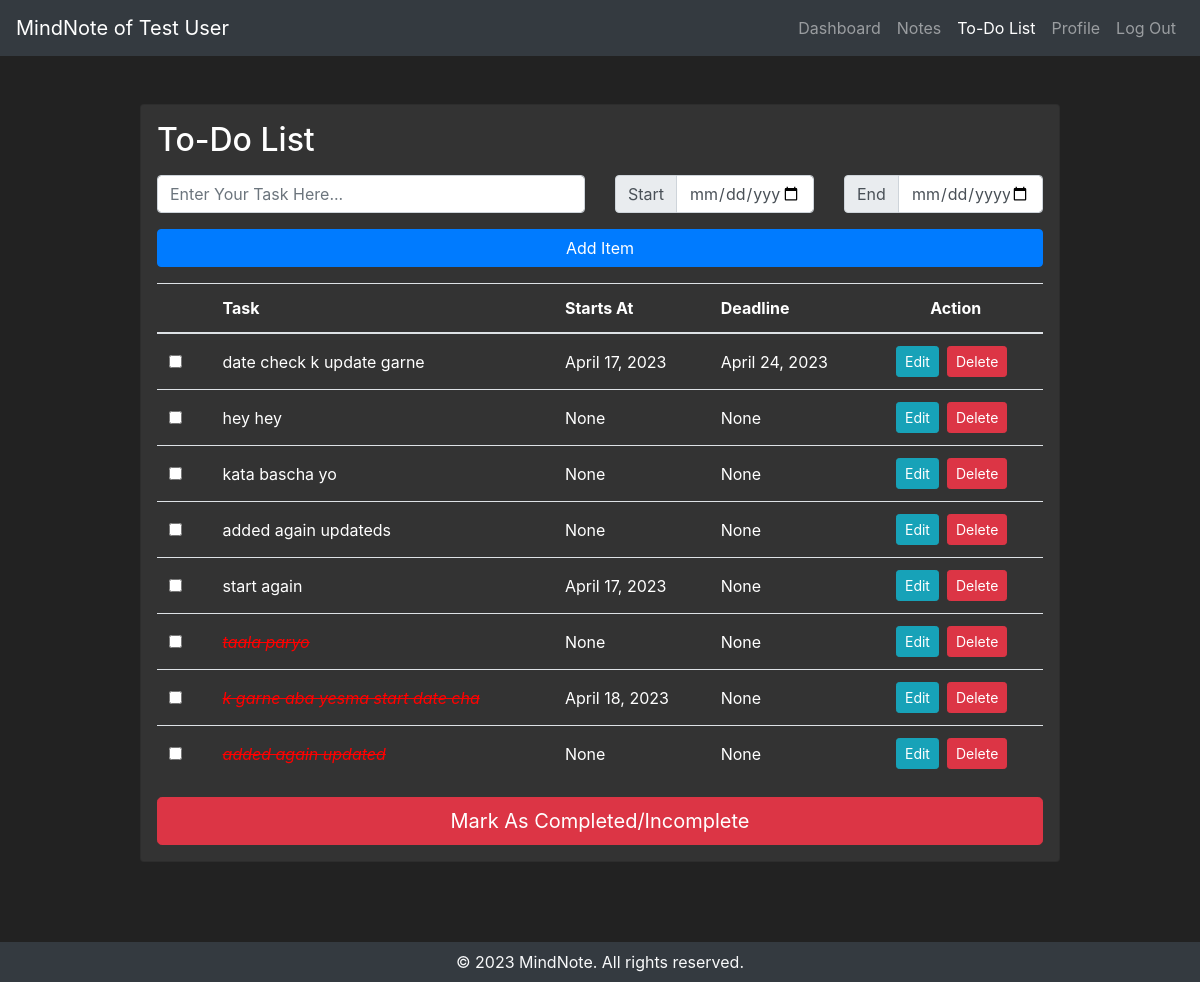
Before: /todo/ (signed in) with the older database file.
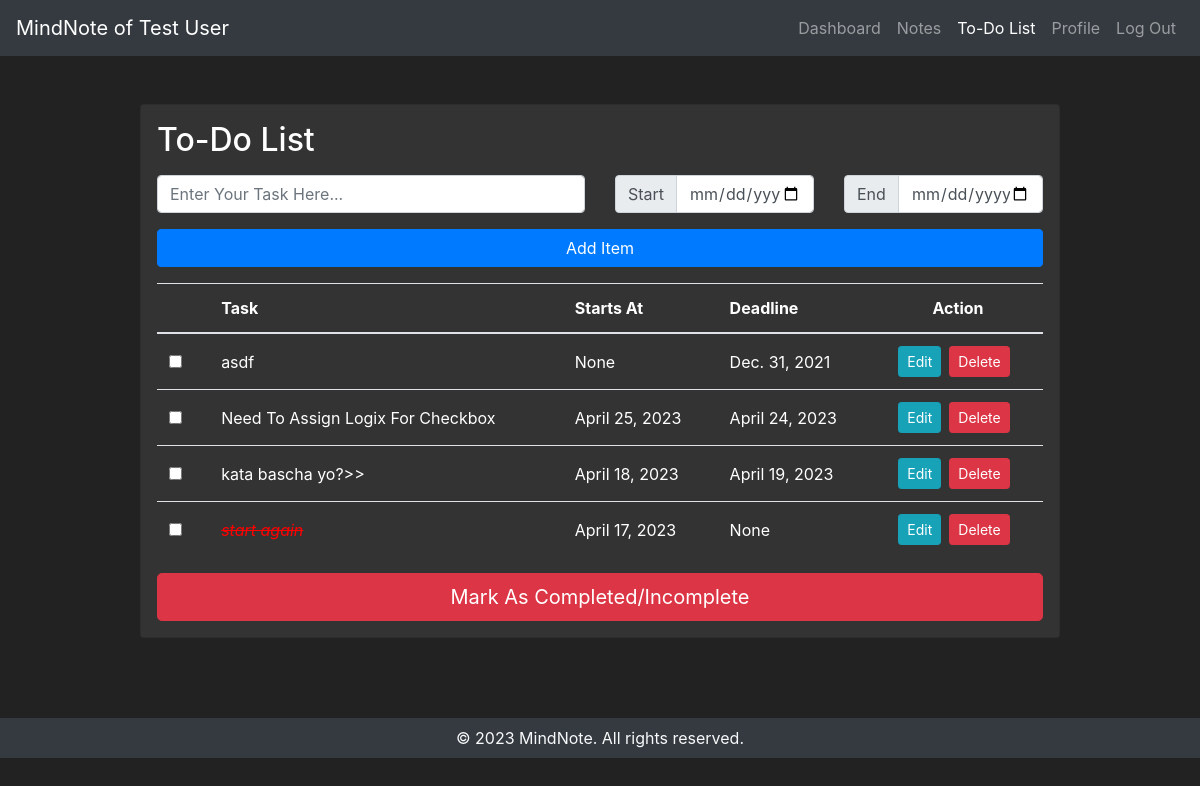
After: the same page with the newer database file.
### account/models.py (models this page shows, shortened)
class User(AbstractUser):
    username = None
    email = models.EmailField(unique=True)
    full_name = models.CharField(max_length=255)
    email_token = models.CharField(max_length=255, null=True, blank=True)
    forget_password = models.CharField(max_length=255, null=True, blank=True)
    last_login = models.DateTimeField(auto_now=True,null=True, blank=True)
    last_logout = models.DateTimeField(auto_now=True,null=True, blank=True)
    is_verified = models.BooleanField(default=True)
    is_staff = models.BooleanField(default=False)
    is_superuser = models.BooleanField(default=False)
    objects = UserManager()
    USERNAME_FIELD = 'email'
    REQUIRED_FIELDS = []

### core/models.py (models this page shows)
class Todo(models.Model):
    todo = models.CharField(max_length=100)
    start = models.DateField(blank=True, null=True, default=None)
    deadline = models.DateField(blank=True, null=True, default=None)
    is_completed = models.BooleanField(default=False)
    created_at = models.DateTimeField(auto_now_add=True)
    user = models.ForeignKey(settings.AUTH_USER_MODEL, on_delete=models.CASCADE)

### core/views.py (the view)
# urls.py: path('todo/', views.todo_home, name="todo"),
@login_required
def todo_home(request):
    todo_display = Todo.objects.filter(user=request.user).order_by('-is_completed')
    return render(request, "todo.html", {"todo_display": todo_display})

### templates/todo.html (shortened to what this page needs)
{% extends 'base.html' %}
{% block content %}
<div class="container mt-5">
  <div class="row">
    <div class="col-md-10 offset-md-1">
      <div class="card p-3 dark-bg">
        <h2 class="mb-3">To-Do List</h2>
        <form action="{% url 'todo-add' %}" method="POST">
          <div class="form-group row mb-3">
            <div class="col-md-12 col-lg-6">
              <input type="text" class="form-control" placeholder="Enter Your Task Here..." name="todo" required>
            </div>
            <div class="col-lg-3 mt-3 mt-lg-0">
              <div class="input-group">
                <div class="input-group-prepend">
                  <span class="input-group-text">Start</span>
                </div>
                <input type="date" class="form-control" name="start">
              </div>
            </div>
            <div class="col-lg-3 mt-3 mt-lg-0">
              <div class="input-group">
                <div class="input-group-prepend">
                  <span class="input-group-text">End</span>
                </div>
                <input type="date" class="form-control" name="deadline">
              </div>
            </div>
          </div>
          <div class="form-group row mb-3">
            <div class="col-md-12">
              <button type="submit" class="btn btn-primary btn-block">Add Item</button>
            </div>
          </div>
        </form>
        <div class="table-responsive">
          <form method="POST" action="{% url 'todo-complete' %}">
            <table class="table table-hover table">
              <thead>
                <tr>
                  <th></th>
                  <th >Task</th>
                  <th style="white-space: nowrap;">Starts At</th>
                  <th>Deadline</th>
                  <th class="text-center">Action</th>
                </tr>
              </thead>
              <tbody>
                {% for todo in todo_display reversed %}
                <tr>
                  <td class="align-middle">
                    <div class="form-check">
                      <input class="form-check-input" type="checkbox" value="{{ todo.id }}" id="checked_todo"
                        name="checked_todos">
                    </div>
                  </td>
                  <td class="align-middle">
                    {% if todo.is_completed %}
                    <del style="color: red; font-style: italic;">{{ todo.todo }}</del>
                    {% else %}
                    {{ todo.todo }}
                    {% endif %}
                  </td>
                  <td class="align-middle">{{ todo.start }}</td>
                  <td class="align-middle">{{ todo.deadline }}</td>
                  <td class="align-middle">
                    <div class="d-flex justify-content-center">
                      <a href="{% url 'todo-edit' todo.pk %}" class="btn btn-sm btn-info mr-2">
                        Edit
                      </a>
                      <a href="{% url 'todo-delete' todo.pk %}" class="btn btn-sm btn-danger mr-2">
                        Delete
                      </a>
                    </div>
                  </td>
                </tr>
                {% endfor %}
              </tbody>
            </table>
            <div class="row">
              <div class="col-md-12">
                <button type="submit" class="btn btn-danger btn-lg btn-block btn-block-sm">Mark As
                  Completed/Incomplete
                </button>
              </div>
            </div>
          </form>
        </div>
      </div>
    </div>
  </div>
</div>
{% endblock content %}

### templates/base.html (shortened to what this page needs)
{% load static %}
<!doctype html>
<html lang="en">
<head>
    <link rel="stylesheet" href="https://cdn.jsdelivr.net/npm/bootstrap@4.1.3/dist/css/bootstrap.min.css"
>
    <link rel="stylesheet" href="{% static 'assets/css/style.css' %}" />
    <link rel="stylesheet" href="{% static 'assets/css/all.min.css' %}" />
    <link rel="stylesheet" href="{% static 'assets/css/all.min_flaticon.css' %}" />
</head>
{% if not user.is_authenticated %}
<nav class="navbar navbar-expand-lg navbar-dark bg-dark">
    <a class="navbar-brand" href="/">MindNote</a>
    <button class="navbar-toggler" type="button" data-toggle="collapse" data-target="#navbarTogglerDemo02"
        aria-controls="navbarTogglerDemo02" aria-expanded="false" aria-label="Toggle navigation">
        <span class="navbar-toggler-icon"></span>
    </button>
    {% else %}
    <nav class="navbar navbar-expand-lg navbar-dark bg-dark">
        <a class="navbar-brand" href="">MindNote of {{user.full_name}}</a>
        {% endif %}
        {% if user.is_authenticated %}
        <div class="collapse navbar-collapse" id="navbarTogglerDemo02">
            <ul class="navbar-nav ml-auto mt-2 mt-lg-0">
                <li {% if request.path == '/home/' %} class="nav-item active" {% endif %}>
                    <a class="nav-link" href="{% url 'home' %}">Dashboard</a>
                </li>
                <li {% if request.path == '/note/' %} class="nav-item active" {% endif %}>
                    <a class="nav-link" href="{% url 'note' %}">Notes</a>
                </li>
                <li {% if request.path == '/todo/' %} class="nav-item active" {% endif %}>
                    <a class="nav-link" href="{% url 'todo'  %}">To-Do List</a>
                </li>
                <li {% if request.path == '/bio/' %} class="nav-item active" {% endif %}>
                    <a class="nav-link" href="{% url 'bio' %}">Profile</a>
                </li>
                <li {% if request.path == '/logout/' %} class="nav-item active" {% endif %}>
                    <a class="nav-link" href="{% url 'logout' %}">Log Out</a>
                </li>
            </ul>
        </div>
        {% endif %}
    </nav>
    <body>
        {% block content %}
        {% endblock %}
        <footer class="bg-dark text-light py-2">
            <div class="container">
                <p>&copy; 2023 MindNote. All rights reserved.</p>
            </div>
        </footer>
    </body>
</html>

### static/assets/css/style.css (style rules this page uses)
body { background-color: #222; color: #fff; }
footer { text-align: center; margin-top: 5rem; bottom: 0; width: 100%; height: 40px; }
.dark-bg { background-color: #333; padding: 1rem; border-radius: 0.25rem; }
@media (min-width: 991px) { .form-group.row.mb-3 { flex-wrap: nowrap; } }
@media (min-width: 991px) { .form-group.row.mb-3>* { width: auto; } }
@media (min-width: 991px) { .mt-lg-0 { margin-top: 0 !important; } }

Changed rows visible on the page:
removed Todo: todo "date check k update garne", start "April 17, 2023", deadline "April 24, 2023"
removed Todo: todo "hey hey", start "None", deadline "None"
removed Todo: todo "added again updateds", start "None", deadline "None"
removed Todo: todo "taala paryo", start "None", deadline "None"
removed Todo: todo "k garne aba yesma start date cha", start "April 18, 2023", deadline "None"
removed Todo: todo "added again updated", start "None", deadline "None"
added Todo: todo "asdf", start "None", deadline "Dec. 31, 2021"
added Todo: todo "Need To Assign Logix For Checkbox", start "April 25, 2023", deadline "April 24, 2023"
changed Todo: todo "kata bascha yo" → "kata bascha yo?>>"; start "None" → "April 18, 2023"; deadline "None" → "April 19, 2023"
changed Todo "start again": is_completed False → True (drawn)
